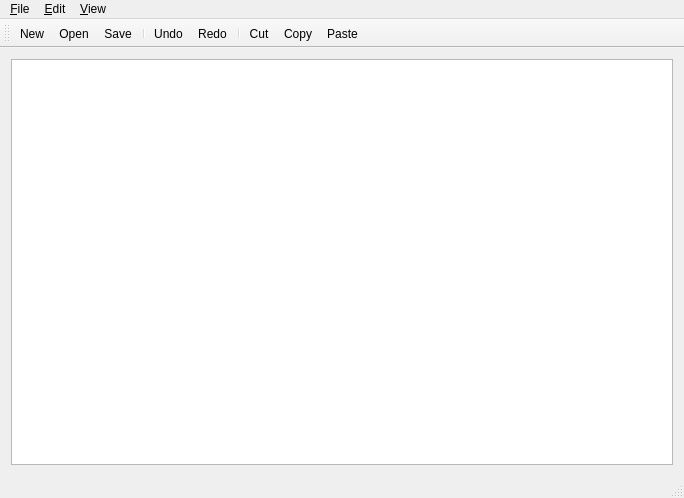
<?xml version="1.0" encoding="UTF-8"?>
<ui version="4.0">
 <class>QNotePad</class>
 <widget class="QMainWindow" name="QNotePad">
  <property name="geometry">
   <rect>
    <x>0</x>
    <y>0</y>
    <width>684</width>
    <height>498</height>
   </rect>
  </property>
  <property name="windowTitle">
   <string>QNotePad</string>
  </property>
  <property name="windowIcon">
   <iconset resource="icons.qrc">
    <normaloff>:/icons/icons/notepad.png</normaloff>:/icons/icons/notepad.png</iconset>
  </property>
  <widget class="QWidget" name="centralWidget">
   <layout class="QGridLayout" name="gridLayout">
    <item row="0" column="0">
     <widget class="QPlainTextEdit" name="textEdit"/>
    </item>
   </layout>
  </widget>
  <widget class="QMenuBar" name="menuBar">
   <property name="geometry">
    <rect>
     <x>0</x>
     <y>0</y>
     <width>684</width>
     <height>20</height>
    </rect>
   </property>
   <widget class="QMenu" name="menuFile">
    <property name="title">
     <string>&amp;File</string>
    </property>
    <addaction name="actionNew"/>
    <addaction name="actionOpen"/>
    <addaction name="separator"/>
    <addaction name="actionSave"/>
    <addaction name="actionSave_As"/>
    <addaction name="separator"/>
    <addaction name="actionClose"/>
   </widget>
   <widget class="QMenu" name="menuView">
    <property name="title">
     <string>&amp;View</string>
    </property>
    <addaction name="actionSelect_Font"/>
   </widget>
   <widget class="QMenu" name="menu_Edit">
    <property name="title">
     <string>&amp;Edit</string>
    </property>
    <addaction name="actionUndo"/>
    <addaction name="actionRedo"/>
    <addaction name="separator"/>
    <addaction name="actionCut"/>
    <addaction name="actionCopy"/>
    <addaction name="actionPaste"/>
   </widget>
   <addaction name="menuFile"/>
   <addaction name="menu_Edit"/>
   <addaction name="menuView"/>
  </widget>
  <widget class="QToolBar" name="mainToolBar">
   <attribute name="toolBarArea">
    <enum>TopToolBarArea</enum>
   </attribute>
   <attribute name="toolBarBreak">
    <bool>false</bool>
   </attribute>
   <addaction name="actionNew"/>
   <addaction name="actionOpen"/>
   <addaction name="actionSave"/>
   <addaction name="separator"/>
   <addaction name="actionUndo"/>
   <addaction name="actionRedo"/>
   <addaction name="separator"/>
   <addaction name="actionCut"/>
   <addaction name="actionCopy"/>
   <addaction name="actionPaste"/>
  </widget>
  <widget class="QStatusBar" name="statusBar"/>
  <action name="actionNew">
   <property name="icon">
    <iconset resource="icons.qrc">
     <normaloff>:/icons/icons/document-new.png</normaloff>:/icons/icons/document-new.png</iconset>
   </property>
   <property name="text">
    <string>&amp;New</string>
   </property>
   <property name="shortcut">
    <string>Ctrl+N</string>
   </property>
  </action>
  <action name="actionClose">
   <property name="icon">
    <iconset resource="icons.qrc">
     <normaloff>:/icons/icons/window-close.png</normaloff>:/icons/icons/window-close.png</iconset>
   </property>
   <property name="text">
    <string>&amp;Close</string>
   </property>
   <property name="shortcut">
    <string>Ctrl+Q</string>
   </property>
  </action>
  <action name="actionSelect_Font">
   <property name="icon">
    <iconset resource="icons.qrc">
     <normaloff>:/icons/icons/preferences-desktop-font.png</normaloff>:/icons/icons/preferences-desktop-font.png</iconset>
   </property>
   <property name="text">
    <string>Select &amp;Font...</string>
   </property>
  </action>
  <action name="actionOpen">
   <property name="icon">
    <iconset resource="icons.qrc">
     <normaloff>:/icons/icons/document-open.png</normaloff>:/icons/icons/document-open.png</iconset>
   </property>
   <property name="text">
    <string>&amp;Open</string>
   </property>
   <property name="shortcut">
    <string>Ctrl+O</string>
   </property>
  </action>
  <action name="actionSave">
   <property name="icon">
    <iconset resource="icons.qrc">
     <normaloff>:/icons/icons/document-save.png</normaloff>:/icons/icons/document-save.png</iconset>
   </property>
   <property name="text">
    <string>&amp;Save</string>
   </property>
   <property name="shortcut">
    <string>Ctrl+S</string>
   </property>
  </action>
  <action name="actionSave_As">
   <property name="icon">
    <iconset resource="icons.qrc">
     <normaloff>:/icons/icons/document-save-as.png</normaloff>:/icons/icons/document-save-as.png</iconset>
   </property>
   <property name="text">
    <string>Save &amp;As...</string>
   </property>
   <property name="shortcut">
    <string>Ctrl+Shift+S</string>
   </property>
  </action>
  <action name="actionUndo">
   <property name="icon">
    <iconset resource="icons.qrc">
     <normaloff>:/icons/icons/edit-undo.png</normaloff>:/icons/icons/edit-undo.png</iconset>
   </property>
   <property name="text">
    <string>Undo</string>
   </property>
   <property name="shortcut">
    <string>Ctrl+Z</string>
   </property>
  </action>
  <action name="actionRedo">
   <property name="icon">
    <iconset resource="icons.qrc">
     <normaloff>:/icons/icons/edit-redo.png</normaloff>:/icons/icons/edit-redo.png</iconset>
   </property>
   <property name="text">
    <string>Redo</string>
   </property>
   <property name="shortcut">
    <string>Ctrl+Shift+Z</string>
   </property>
  </action>
  <action name="actionCut">
   <property name="icon">
    <iconset resource="icons.qrc">
     <normaloff>:/icons/icons/edit-cut.png</normaloff>:/icons/icons/edit-cut.png</iconset>
   </property>
   <property name="text">
    <string>Cut</string>
   </property>
   <property name="shortcut">
    <string>Ctrl+X</string>
   </property>
  </action>
  <action name="actionCopy">
   <property name="icon">
    <iconset resource="icons.qrc">
     <normaloff>:/icons/icons/edit-copy.png</normaloff>:/icons/icons/edit-copy.png</iconset>
   </property>
   <property name="text">
    <string>Copy</string>
   </property>
   <property name="shortcut">
    <string>Ctrl+C</string>
   </property>
  </action>
  <action name="actionPaste">
   <property name="icon">
    <iconset resource="icons.qrc">
     <normaloff>:/icons/icons/edit-paste.png</normaloff>:/icons/icons/edit-paste.png</iconset>
   </property>
   <property name="text">
    <string>Paste</string>
   </property>
   <property name="shortcut">
    <string>Ctrl+V</string>
   </property>
  </action>
 </widget>
 <layoutdefault spacing="6" margin="11"/>
 <resources>
  <include location="icons.qrc"/>
 </resources>
 <connections/>
</ui>
